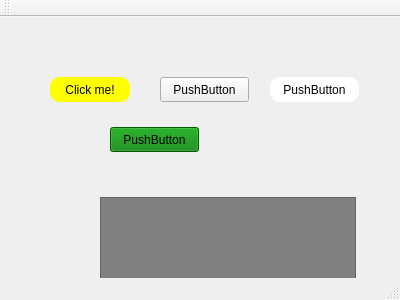
<?xml version="1.0" encoding="UTF-8"?>
<ui version="4.0">
 <class>MainWindow</class>
 <widget class="QMainWindow" name="MainWindow">
  <property name="geometry">
   <rect>
    <x>0</x>
    <y>0</y>
    <width>400</width>
    <height>300</height>
   </rect>
  </property>
  <property name="windowTitle">
   <string>MainWindow</string>
  </property>
  <property name="styleSheet">
   <string notr="true">QPushButton#pushButton{
border: 2px bold gray;
border-radius: 10px;
padding: 0 8px;
background: yellow;
}

QPushButton#pushButton_3{
border: 2px bold gray;
border-radius: 10px;
padding: 0 8px;
background: white;
}

QListView{
background: gray;
}</string>
  </property>
  <widget class="QWidget" name="centralWidget">
   <widget class="QPushButton" name="pushButton">
    <property name="geometry">
     <rect>
      <x>50</x>
      <y>60</y>
      <width>80</width>
      <height>25</height>
     </rect>
    </property>
    <property name="text">
     <string>Click me!</string>
    </property>
   </widget>
   <widget class="QPushButton" name="pushButton_2">
    <property name="geometry">
     <rect>
      <x>160</x>
      <y>60</y>
      <width>89</width>
      <height>25</height>
     </rect>
    </property>
    <property name="text">
     <string>PushButton</string>
    </property>
   </widget>
   <widget class="QPushButton" name="pushButton_3">
    <property name="geometry">
     <rect>
      <x>270</x>
      <y>60</y>
      <width>89</width>
      <height>25</height>
     </rect>
    </property>
    <property name="text">
     <string>PushButton</string>
    </property>
   </widget>
   <widget class="QPushButton" name="pushButton_4">
    <property name="geometry">
     <rect>
      <x>110</x>
      <y>110</y>
      <width>89</width>
      <height>25</height>
     </rect>
    </property>
    <property name="styleSheet">
     <string notr="true">QPushButton{
background: green;
}</string>
    </property>
    <property name="text">
     <string>PushButton</string>
    </property>
   </widget>
   <widget class="QListView" name="listView">
    <property name="geometry">
     <rect>
      <x>100</x>
      <y>180</y>
      <width>256</width>
      <height>192</height>
     </rect>
    </property>
   </widget>
  </widget>
  <widget class="QMenuBar" name="menuBar">
   <property name="geometry">
    <rect>
     <x>0</x>
     <y>0</y>
     <width>400</width>
     <height>22</height>
    </rect>
   </property>
  </widget>
  <widget class="QToolBar" name="mainToolBar">
   <attribute name="toolBarArea">
    <enum>TopToolBarArea</enum>
   </attribute>
   <attribute name="toolBarBreak">
    <bool>false</bool>
   </attribute>
  </widget>
  <widget class="QStatusBar" name="statusBar"/>
 </widget>
 <layoutdefault spacing="6" margin="11"/>
 <resources/>
 <connections/>
</ui>
